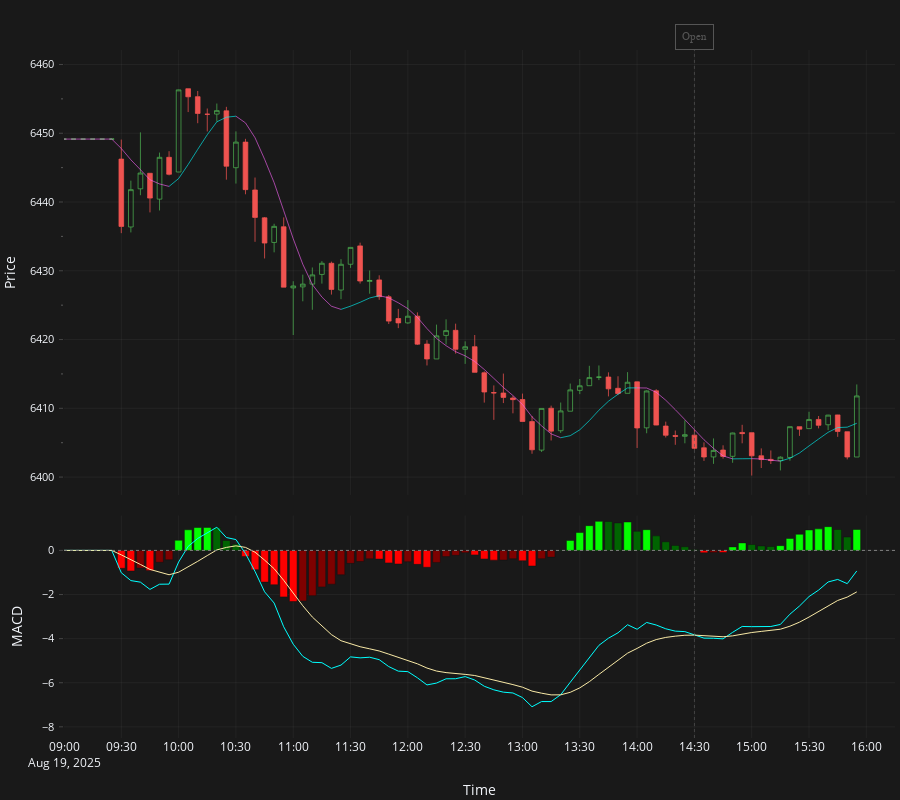

The notebook cell saved with this chart:
### Code cell
candles_5m: pl.DataFrame = streamer.download(
    symbol=candle_symbol.replace("m", "5m"),
    start=start,
    stop=stop,
    debug_mode=True,
)

_initial_len_5m = candles_5m.height
candles_5m = candles_5m.filter(
    (pl.col("open") != 0)
    & (pl.col("high") != 0)
    & (pl.col("low") != 0)
    & (pl.col("close") != 0)
)
_removed_5m = _initial_len_5m - candles_5m.height
print(
    f"Removed {_removed_5m} zero-price 5m rows out of {_initial_len_5m} total ({(_removed_5m / _initial_len_5m * 100) if _initial_len_5m else 0:.2f}%)."
)

df_macd_5m = macd(
    candles_5m,
    prior_close=prior_day.close,
    fast_length=12,
    slow_length=26,
    macd_length=9,
)

plot_macd_with_hull(
    df_macd_5m,
    pad_value=prior_day.close,
    start_time=start,
    end_time=stop + timedelta(minutes=15),
    horizontal_lines=levels,
    vertical_lines=executions,
)
